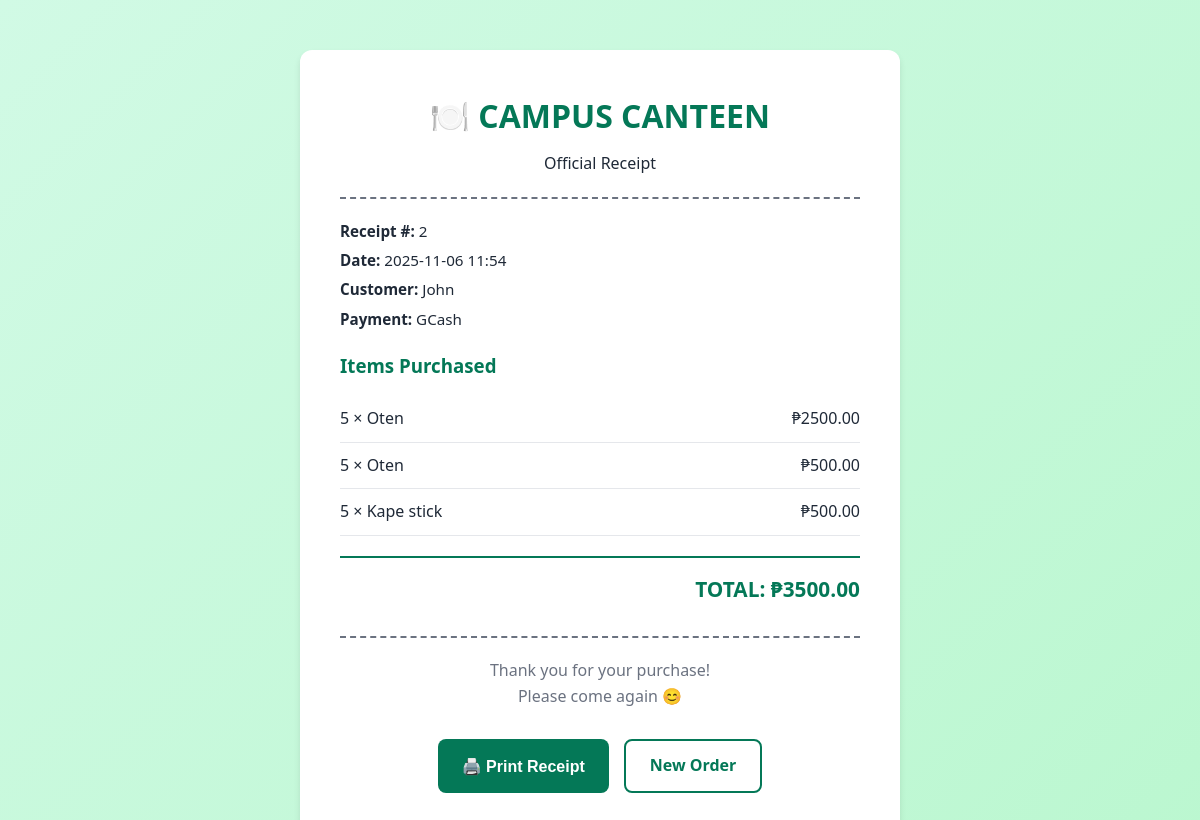
Page /student_receipt/2 on the committed database.
### tables this page shows
CREATE TABLE sales (
            id INTEGER PRIMARY KEY AUTOINCREMENT,
            staff_id INTEGER,
            student_name TEXT,
            payment_method TEXT NOT NULL CHECK(payment_method IN ('Cash', 'GCash')),
            total_amount REAL NOT NULL,
            created_at TIMESTAMP DEFAULT CURRENT_TIMESTAMP,
            FOREIGN KEY (staff_id) REFERENCES users(id)
        );

CREATE TABLE sale_items (
            id INTEGER PRIMARY KEY AUTOINCREMENT,
            sale_id INTEGER NOT NULL,
            product_id INTEGER NOT NULL,
            quantity INTEGER NOT NULL,
            unit_price REAL NOT NULL,
            line_total REAL NOT NULL,
            FOREIGN KEY (sale_id) REFERENCES sales(id),
            FOREIGN KEY (product_id) REFERENCES products(id)
        );

CREATE TABLE products (
            id INTEGER PRIMARY KEY AUTOINCREMENT,
            name TEXT NOT NULL,
            category TEXT NOT NULL,
            price REAL NOT NULL,
            stock INTEGER NOT NULL,
            description TEXT,
            created_at TIMESTAMP DEFAULT CURRENT_TIMESTAMP
        );

### app.py (the view)
@app.route('/student_receipt/<int:sale_id>')
def student_receipt(sale_id):
    conn = get_db()
    cursor = conn.cursor()
    sale = cursor.execute('SELECT * FROM sales WHERE id = ?', (sale_id,)).fetchone()
    items = cursor.execute('''
        SELECT si.*, p.name as product_name
        FROM sale_items si
        JOIN products p ON si.product_id = p.id
        WHERE si.sale_id = ?
    ''', (sale_id,)).fetchall()
    conn.close()
    return render_template('student_receipt.html', sale=sale, items=items)

### app.py (called while the page is built)
def get_db():
    conn = sqlite3.connect(DATABASE)
    conn.row_factory = sqlite3.Row
    return conn

### templates/student_receipt.html (shortened to what this page needs)
<!DOCTYPE html>
<html lang="en">
<head>
    <link rel="stylesheet" href="{{ url_for('static', filename='style.css') }}">
</head>
<body>
    <div class="receipt-container">
        <div class="receipt-header">
            <h1>🍽️ CAMPUS CANTEEN</h1>
            <p>Official Receipt</p>
        </div>
        <div class="receipt-info">
            <p><strong>Receipt #:</strong> {{ sale.id }}</p>
            <p><strong>Date:</strong> {{ sale.created_at[:16] }}</p>
            {% if sale.student_name %}
            <p><strong>Customer:</strong> {{ sale.student_name }}</p>
            {% endif %}
            <p><strong>Payment:</strong> {{ sale.payment_method }}</p>
        </div>
        <div class="receipt-items">
            <h3 style="color: #047857; margin-bottom: 15px;">Items Purchased</h3>
            {% for item in items %}
            <div class="receipt-item">
                <span>{{ item.quantity }} × {{ item.product_name }}</span>
                <span>₱{{ "%.2f"|format(item.line_total) }}</span>
            </div>
            {% endfor %}
        </div>
        <div class="receipt-total">
            TOTAL: ₱{{ "%.2f"|format(sale.total_amount) }}
        </div>
        <div class="receipt-footer">
            <p>Thank you for your purchase!</p>
            <p>Please come again 😊</p>
        </div>
        <div class="receipt-actions">
            <button onclick="window.print()" class="btn btn-primary">🖨️ Print Receipt</button>
            <a href="{{ url_for('student_order') }}" class="btn btn-secondary">New Order</a>
        </div>
    </div>
</body>
</html>

### static/style.css (style rules this page uses)
* { margin: 0; padding: 0; box-sizing: border-box; }
body { font-family: 'Segoe UI', Tahoma, Geneva, Verdana, sans-serif; background: linear-gradient(135deg, #d1fae5 0%, #bbf7d0 100%); min-height: 100vh; color: #1f2937; line-height: 1.6; }
.btn { display: inline-block; padding: 12px 24px; border-radius: 8px; text-decoration: none; font-weight: 600; transition: all 0.3s; border: none; cursor: pointer; font-size: 1rem; }
.btn-primary { background: #047857; color: white; }
.btn-secondary { background: white; color: #047857; border: 2px solid #047857; }
.receipt-container { max-width: 600px; margin: 50px auto; background: white; padding: 40px; border-radius: 12px; box-shadow: 0 4px 6px rgba(0, 0, 0, 0.1); }
.receipt-header { text-align: center; border-bottom: 2px dashed #6b7280; padding-bottom: 20px; margin-bottom: 20px; }
.receipt-header h1 { color: #047857; margin-bottom: 10px; }
.receipt-info { margin-bottom: 20px; font-size: 0.95rem; }
.receipt-info p { margin: 5px 0; }
.receipt-items { margin-bottom: 20px; }
.receipt-item { display: flex; justify-content: space-between; padding: 10px 0; border-bottom: 1px solid #e5e7eb; }
.receipt-total { font-size: 1.3rem; font-weight: 700; text-align: right; padding-top: 15px; border-top: 2px solid #047857; color: #047857; }
.receipt-footer { text-align: center; margin-top: 30px; padding-top: 20px; border-top: 2px dashed #6b7280; color: #6b7280; }
.receipt-actions { display: flex; gap: 15px; justify-content: center; margin-top: 30px; flex-wrap: wrap; }

### rows in the picture
sales: id "2", created_at "2025-11-06 11:54", student_name "John", payment_method "GCash", total_amount "3500.00"
sale_items: quantity "5", product_name "Oten", line_total "2500.00"
sale_items: quantity "5", product_name "Oten", line_total "500.00"
sale_items: quantity "5", product_name "Kape stick", line_total "500.00"
